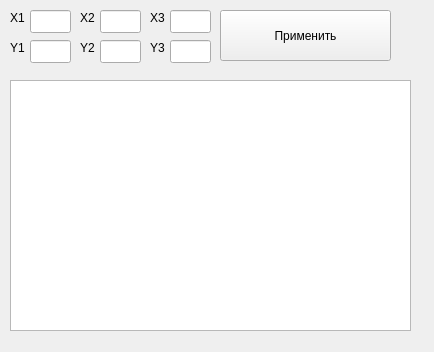
<?xml version="1.0" encoding="UTF-8"?>
<ui version="4.0">
 <class>MainWindow</class>
 <widget class="QMainWindow" name="MainWindow">
  <property name="geometry">
   <rect>
    <x>0</x>
    <y>0</y>
    <width>434</width>
    <height>352</height>
   </rect>
  </property>
  <property name="minimumSize">
   <size>
    <width>400</width>
    <height>150</height>
   </size>
  </property>
  <property name="windowTitle">
   <string>2n Besier (Ivan Lebedev)</string>
  </property>
  <widget class="QWidget" name="centralWidget">
   <widget class="QGraphicsView" name="graphicsView">
    <property name="geometry">
     <rect>
      <x>10</x>
      <y>80</y>
      <width>401</width>
      <height>251</height>
     </rect>
    </property>
   </widget>
   <widget class="QLabel" name="label">
    <property name="geometry">
     <rect>
      <x>10</x>
      <y>10</y>
      <width>21</width>
      <height>16</height>
     </rect>
    </property>
    <property name="text">
     <string>X1</string>
    </property>
   </widget>
   <widget class="QLabel" name="label_2">
    <property name="geometry">
     <rect>
      <x>10</x>
      <y>40</y>
      <width>21</width>
      <height>16</height>
     </rect>
    </property>
    <property name="text">
     <string>Y1</string>
    </property>
   </widget>
   <widget class="QLineEdit" name="x1">
    <property name="geometry">
     <rect>
      <x>30</x>
      <y>10</y>
      <width>41</width>
      <height>23</height>
     </rect>
    </property>
   </widget>
   <widget class="QLineEdit" name="y1">
    <property name="geometry">
     <rect>
      <x>30</x>
      <y>40</y>
      <width>41</width>
      <height>23</height>
     </rect>
    </property>
   </widget>
   <widget class="QLabel" name="label_3">
    <property name="geometry">
     <rect>
      <x>80</x>
      <y>40</y>
      <width>21</width>
      <height>16</height>
     </rect>
    </property>
    <property name="text">
     <string>Y2</string>
    </property>
   </widget>
   <widget class="QLineEdit" name="x2">
    <property name="geometry">
     <rect>
      <x>100</x>
      <y>10</y>
      <width>41</width>
      <height>23</height>
     </rect>
    </property>
   </widget>
   <widget class="QLabel" name="label_4">
    <property name="geometry">
     <rect>
      <x>80</x>
      <y>10</y>
      <width>21</width>
      <height>16</height>
     </rect>
    </property>
    <property name="text">
     <string>X2</string>
    </property>
   </widget>
   <widget class="QLineEdit" name="y2">
    <property name="geometry">
     <rect>
      <x>100</x>
      <y>40</y>
      <width>41</width>
      <height>23</height>
     </rect>
    </property>
   </widget>
   <widget class="QLabel" name="label_5">
    <property name="geometry">
     <rect>
      <x>150</x>
      <y>40</y>
      <width>21</width>
      <height>16</height>
     </rect>
    </property>
    <property name="text">
     <string>Y3</string>
    </property>
   </widget>
   <widget class="QLineEdit" name="x3">
    <property name="geometry">
     <rect>
      <x>170</x>
      <y>10</y>
      <width>41</width>
      <height>23</height>
     </rect>
    </property>
   </widget>
   <widget class="QLabel" name="label_6">
    <property name="geometry">
     <rect>
      <x>150</x>
      <y>10</y>
      <width>21</width>
      <height>16</height>
     </rect>
    </property>
    <property name="text">
     <string>X3</string>
    </property>
   </widget>
   <widget class="QLineEdit" name="y3">
    <property name="geometry">
     <rect>
      <x>170</x>
      <y>40</y>
      <width>41</width>
      <height>23</height>
     </rect>
    </property>
   </widget>
   <widget class="QPushButton" name="Apply">
    <property name="geometry">
     <rect>
      <x>220</x>
      <y>10</y>
      <width>171</width>
      <height>51</height>
     </rect>
    </property>
    <property name="text">
     <string>Применить</string>
    </property>
   </widget>
  </widget>
 </widget>
 <layoutdefault spacing="6" margin="11"/>
 <resources/>
 <connections/>
</ui>
